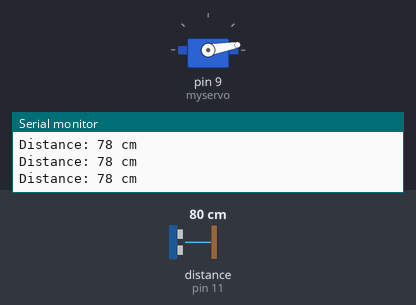
The sketch below on a simulated Arduino Uno, built with avr-gcc and run on an emulated ATmega328P. Shown: servo, the last lines printed to the serial monitor. Wiring (inferred from the names in the program): ultrasonic range finder: trigger pin 10; echo pin 11. Inputs (shaded band) come from the test bench; at power-on: distance to the obstacle (sensor on pin 11) 80 cm. The echo pulse lasts 58.3 µs per cm.

Above: at 1.26 s.
1.3 s: distance to the obstacle (sensor on pin 11) set to 2 cm
At 2.65 s:
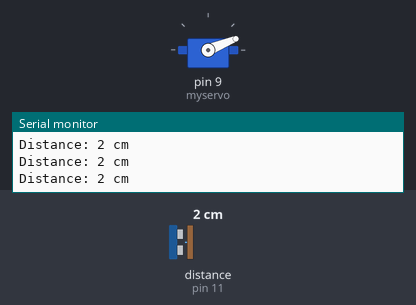
4.3 s: distance to the obstacle (sensor on pin 11) set to 250 cm
At 4.79 s:
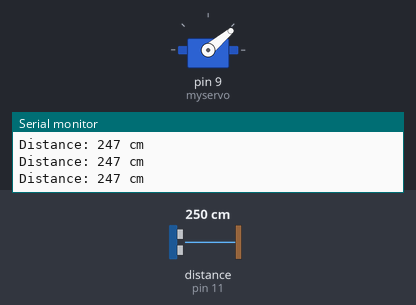
7.3 s: distance to the obstacle (sensor on pin 11) set to 35 cm
At 7.39 s:
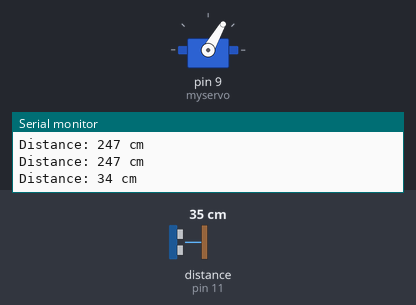
16.3 s: distance to the obstacle (sensor on pin 11) set to 299 cm
Timing chart, 0 to 23.3 s (numbered marks = the images above; inputs shaded):
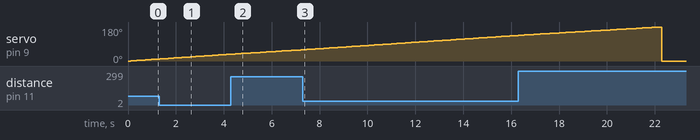

The sketch:

servo_and_hcsr.ino
```cpp
#include <Servo.h>   // Include the library
#define TRIG 10
#define ECHO 11

Servo myservo;       // Create servo object

void setup() {
  myservo.attach(9); // Connect servo to pin 9
  pinMode(TRIG, OUTPUT);
  pinMode(ECHO, INPUT);
  Serial.begin(9600);
}

void loop() {
  // Add variable i declaration
  for (int i = 0; i <= 180; i++) {
    myservo.write(i);
    Measure();
    delay(15); // Small delay for smooth servo movement
  }

  myservo.write(0);    // Turn to 0 degrees
  Measure();
  delay(1000);         // Wait 1 second

  myservo.write(90);   // Turn to 90 degrees
  Measure();
  delay(1000);

  myservo.write(180);  // Turn to 180 degrees
  Measure();
  delay(1000);
}

void Measure() {
  digitalWrite(TRIG, LOW);
  delayMicroseconds(2);
  digitalWrite(TRIG, HIGH);
  delayMicroseconds(10); // Short pulse
  digitalWrite(TRIG, LOW);

  long duration = pulseIn(ECHO, HIGH); // Measure duration
  int distance = duration * 0.034 / 2; // 0.034 cm/µs - speed of sound

  Serial.print("Distance: ");
  Serial.print(distance);
  Serial.println(" cm");

  delay(100); // Reduce delay for more frequent measurements
}
```
